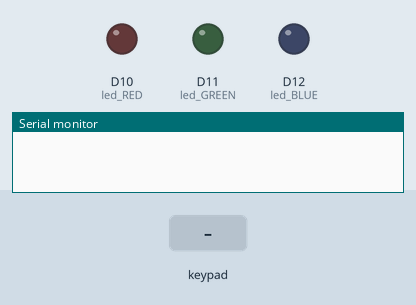
This sketch was run on a simulated Arduino Uno R4 WiFi. Shown: output pins drawn as LEDs (lit = HIGH), the last lines printed to the serial monitor. Wiring (inferred from the names in the program): 4×4 keypad with keys 1 2 3 A 4 5 6 B 7 8 9 C * 0 # D: rows D9, D8, D7, D6; columns D5, D4, D3, D2. Inputs (shaded band) come from the test bench. Pins used as bus, display or sensor lines are not drawn.

Above: at 1.2 s.
1.3 s: keypad keys 9 8 7 6 pressed 0.4 s apart
At 3.5 s:
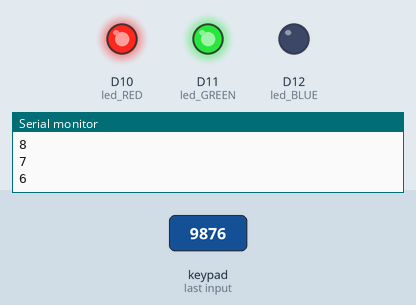
4.4 s: key '*' pressed
At 5.6 s:
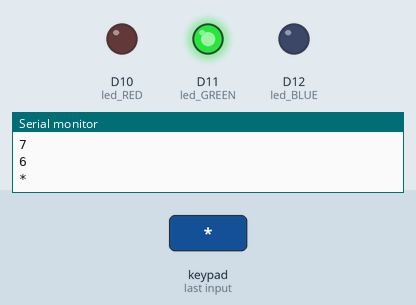
6.1 s: keypad keys 9 8 7 6 # pressed 0.4 s apart
At 8.8 s:
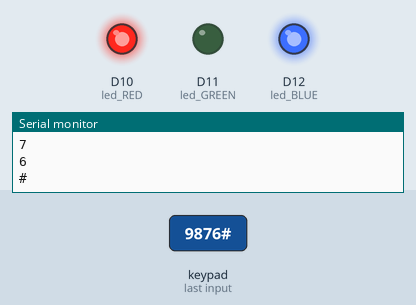
11.3 s: key '1' pressed
At 12.1 s:
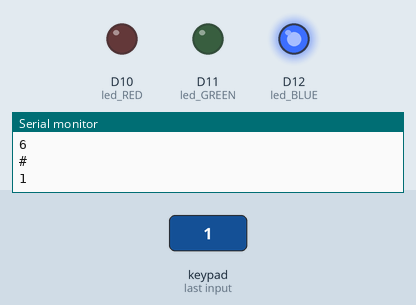
13.0 s: key '2' pressed
At 13.5 s:
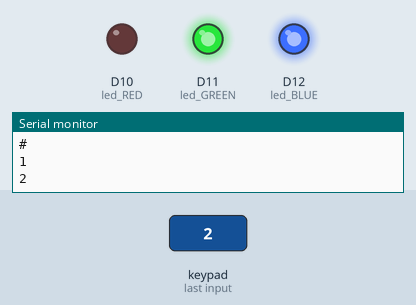
Timing chart, 0 to 15.7 s (numbered marks = the images above; inputs shaded):
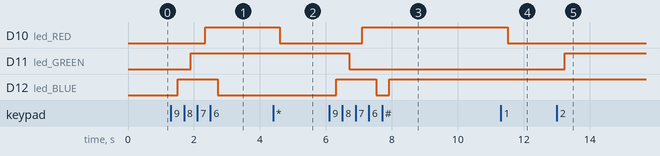

The sketch:

keypadfromkxxn.ino
```cpp
const byte numRows = 4;  // จำนวนแถวของคีย์แพด
const byte numCols = 4;  // จำนวนคอลัมน์ของคีย์แพด

const int led_RED = 10;
const int led_GREEN = 11;
const int led_BLUE = 12;

bool is_red_on = false;
bool is_green_on = false;
bool is_blue_on = false;

// Keymap ที่กำหนดปุ่มของคีย์แพดตามแถวและคอลัมน์
char keymap[numRows][numCols] =
{
  {'1', '2', '3', 'A'},
  {'4', '5', '6', 'B'},
  {'7', '8', '9', 'C'},
  {'*', '0', '#', 'D'}
};

// กำหนดการเชื่อมต่อแถวและคอลัมน์กับพอร์ต
byte rowPins[numRows] = {9, 8, 7, 6};  // กำหนดแถว
byte colPins[numCols] = {5, 4, 3, 2};  // กำหนดคอลัมน์

#define NO_KEY '\0'  // กำหนด NO_KEY เป็นค่า null character

void setup() {
    Serial.begin(9600);

    // ตั้งค่า LED พอร์ตเป็น output
    pinMode(led_RED, OUTPUT);
    pinMode(led_GREEN, OUTPUT);
    pinMode(led_BLUE, OUTPUT);

    // ตั้งค่าแถวเป็น output
    for (byte r = 0; r < numRows; r++) {
        pinMode(rowPins[r], OUTPUT);
        digitalWrite(rowPins[r], HIGH); // เริ่มต้นที่ HIGH
    }

    // ตั้งค่าคอลัมน์เป็น input pullup
    for (byte c = 0; c < numCols; c++) {
        pinMode(colPins[c], INPUT_PULLUP);
        digitalWrite(colPins[c], LOW);
    }
}

void loop() {
    char keypressed = getKey();  // เรียกใช้ฟังก์ชันเพื่อหาปุ่มที่ถูกกด
    if (keypressed != NO_KEY) {
        Serial.println(keypressed);  // แสดงปุ่มที่กดใน Serial Monitor

        switch (keypressed) {
            case '1': case '4': case '7': case '*':
                is_red_on = !is_red_on;
                digitalWrite(led_RED, is_red_on ? HIGH : LOW);
                break;

            case '2': case '5': case '8': case '0':
                is_green_on = !is_green_on;
                digitalWrite(led_GREEN, is_green_on ? HIGH : LOW);
                break;

            case '3': case '6': case '9': case '#':
                is_blue_on = !is_blue_on;
                digitalWrite(led_BLUE, is_blue_on ? HIGH : LOW);
                break;

            default:
                break;
        }
    }
}

// ฟังก์ชันอ่านค่าจากคีย์แพด
char getKey() {
    for (byte r = 0; r < numRows; r++) {
        // ตั้งค่าแถวปัจจุบันเป็น LOW เพื่อตรวจจับการกดปุ่ม
        digitalWrite(rowPins[r], LOW);
        delay(10);  // เพิ่มดีเลย์เล็กน้อยเพื่อป้องกันการอ่านซ้ำ

        // ตรวจสอบแต่ละคอลัมน์
        for (byte c = 0; c < numCols; c++) {
            if (digitalRead(colPins[c]) == LOW) {
                // รอจนกว่าปุ่มจะปล่อย
                while (digitalRead(colPins[c]) == LOW);
                digitalWrite(rowPins[r], HIGH);
                delay(50);  // ดีเลย์หลังการกดเพื่อป้องกันการอ่านซ้ำ
                return keymap[r][c];  // ส่งค่าปุ่มที่กดกลับ
            }
        }

        // ตั้งค่าแถวกลับเป็น HIGH
        digitalWrite(rowPins[r], HIGH);
    }
    return NO_KEY;  // ถ้าไม่มีปุ่มถูกกด
}
```

Measured:
- after the input at 1.3 s, D10 (led_RED): LOW → HIGH after 1.0 s; D11 (led_GREEN): LOW → HIGH after 0.61 s; D12 (led_BLUE): LOW → HIGH after 0.21 s, → LOW 1.2 s later
- after the input at 4.4 s, D10 (led_RED): HIGH → LOW after 0.20 s
- after the input at 6.1 s, D10 (led_RED): LOW → HIGH after 1.0 s; D11 (led_GREEN): HIGH → LOW after 0.61 s; D12 (led_BLUE): LOW → HIGH after 0.22 s, → LOW 1.2 s later, → HIGH 0.40 s later
- after the input at 11.3 s, D10 (led_RED): HIGH → LOW after 0.20 s
- after the input at 13.0 s, D11 (led_GREEN): LOW → HIGH after 0.24 s
